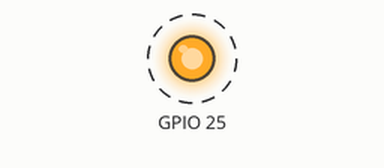
The program below on a simulated Raspberry Pi (BCM pin numbers). On the bench: output pins drawn as LEDs (lit = HIGH). Dashed ring = blinking.

Above: at 0.05 s.
Timing chart, 0 to 3.0 s (numbered marks = the images above):
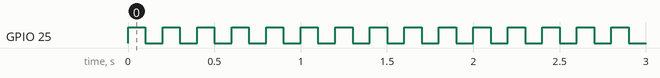

The program:

blink.py
```python
#!/usr/bin/python

import RPi.GPIO as GPIO
import time

GPIO.setmode(GPIO.BCM)
GPIO.setup(25,GPIO.OUT)

while True:
	GPIO.output(25,GPIO.HIGH)
	time.sleep(0.1)
	GPIO.output(25,GPIO.LOW)
	time.sleep(0.1)
```

Measured:
- by itself, GPIO 25: alternates HIGH for 0.10 s and LOW for 0.10 s
